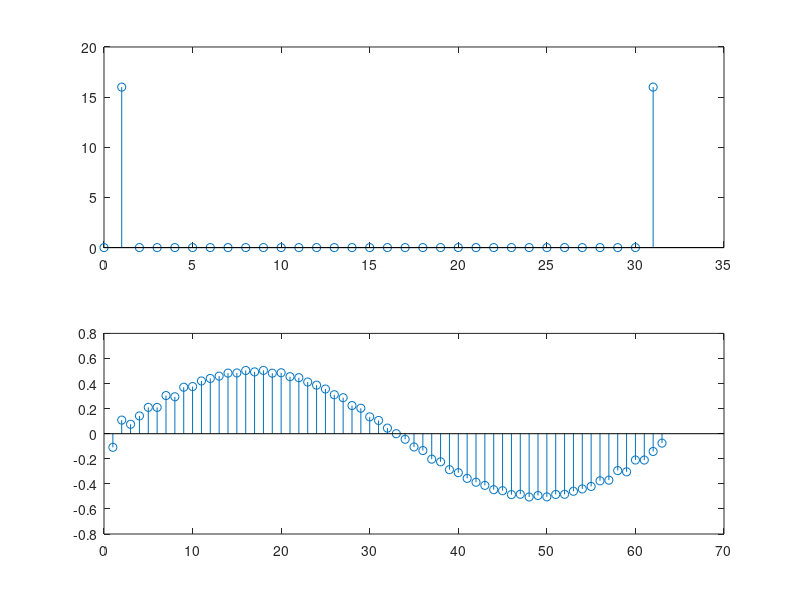

Reproduce this figure in MATLAB.
clc;
clear all;
close all;
N = 32;
n = 0:31
w = 2 * pi / N
x = sin(w * n)
stem(n, x);
k1 = 0:31
g = fft(x, 32);
stem(k1, abs(g))
k = 2
Y = [];
j = k - 1;

for i = 1:length(x)
    Y = [Y x(i)]

    if (i ~= length(x))

        for m = 1:j
            Y = [Y 0]
        end

    end

end

stem(Y)
rs = fft(Y, length(Y))
k = 0:length(Y) - 1
stem(k, abs(rs))
subplot(2, 1, 1)
g = fft(x, 32)
stem(k1, abs(g))
subplot(2, 1, 2)
k = 0:length(Y) - 1;
stem(k, abs(rs));
rs(28) = 0;
rs(29) = 0;
rs(30) = 0;
rs(31) = 0;
rs(32) = 0;
rs(33) = 0;
rs(34) = 0;
rs(35) = 0;
r1 = ifft(rs)
stem(real(r1))
